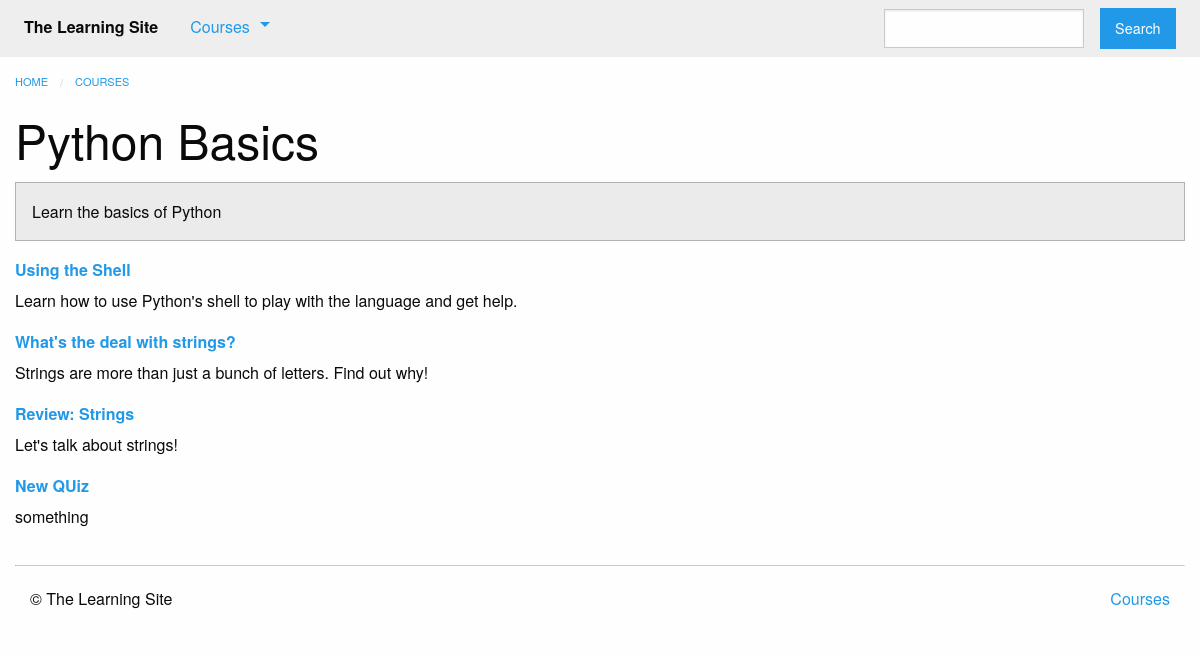
The page /courses/1/ on the database its author committed.
### courses/models.py (models this page shows, shortened)
class Course(models.Model):
    created_at = models.DateTimeField(auto_now_add=True)
    title = models.CharField(max_length=255)
    description = models.TextField()
    is_live = models.BooleanField(default=False)
    status = models.CharField(max_length=1, choices=STATUS_CHOICES, default='i')

class Step(models.Model):
    title = models.CharField(max_length=255)
    description = models.TextField()
    order = models.IntegerField(default=0)
    course = models.ForeignKey(Course)
    class Meta:
        abstract = True
        ordering = ['order',]

class Text(Step):
    content = models.TextField(blank=True, default='')
    def get_absolute_url(self):
        return reverse('courses:text_step', kwargs={
            'course_pk': self.course.pk,
            'step_pk': self.pk
        })

class Quiz(Step):
    total_questions = models.IntegerField()
    class Meta:
        verbose_name_plural = "quizzes"
    def get_absolute_url(self):
        return reverse('courses:quiz_step', kwargs={
            'course_pk': self.course.pk,
            'step_pk': self.pk
        })

### courses/views.py (the view)
# urls.py: url(r'(?P<pk>\d+)/$', views.course_detail, name='detail'),
def course_detail(request, pk):
    course = get_object_or_404(models.Course, pk=pk)
    steps = sorted(chain(course.text_set.all(), course.quiz_set.all()),
                   key=lambda s: s.order)
    return render(request, 'courses/course_detail.html', {
        'course': course,
        'steps': steps
    })

### courses/templatetags/course_extras.py (called while the page is built)
@register.inclusion_tag('courses/course_nav.html')
def nav_courses_list():
    courses = Course.objects.all()[:5]
    return {'courses': courses}

@register.filter('markdown_to_html')
def markdown_to_html(markdown_text):
    html_body = markdown2.markdown(markdown_text)
    return mark_safe(html_body)

### courses/templates/courses/course_detail.html (shortened to what this page needs)
{% extends "courses/layout.html" %}
{% load course_extras %}
{% block content %}
    <div class="row columns">
        {{ block.super }}
        <article>
            <h1 class="">{{ course.title }}</h1>
            <div class="callout secondary">
                {{ course.description|markdown_to_html }}
            </div>
            <dl>
                {% for step in steps %}
                    <dt>
                        <a href="{{ step.get_absolute_url }}">{{ step.title }}</a>
                    </dt>
                    <dd>{{ step.description|markdown_to_html }}</dd>
                {% endfor %}
            </dl>
        </article>
    </div>
{% endblock %}

### rows shown on the page
Course: title "Python Basics", description "Learn the basics of Python"
Text: title "Using the Shell", description "Learn how to use Python's shell to play with the language and get help."
Text: title "What's the deal with strings?", description "Strings are more than just a bunch of letters. Find out why!"
Quiz: title "Review: Strings", description "Let's talk about strings!"
Quiz: title "New QUiz", description "something"
